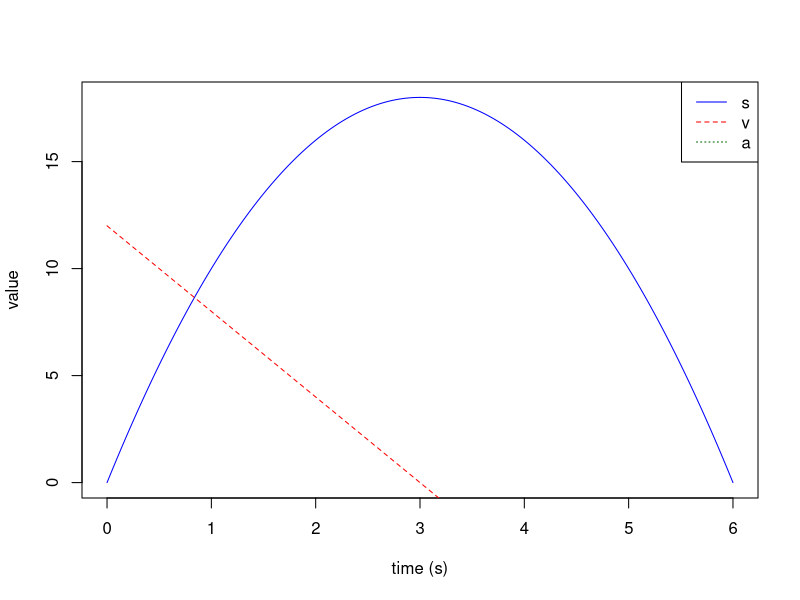

The R source for this figure:
t <- seq(0, 6, length.out=301)
s <- 12*t - 2*t^2
v <- 12 - 4*t
a <- rep(-4, length(t))
plot(t, s, type="l", col="blue",
     xlab="time (s)", ylab="value")
lines(t, v, col="red", lty=2)
lines(t, a, col="darkgreen", lty=3)
legend("topright", c("s", "v", "a"),
       col=c("blue","red","darkgreen"),
       lty=1:3)
